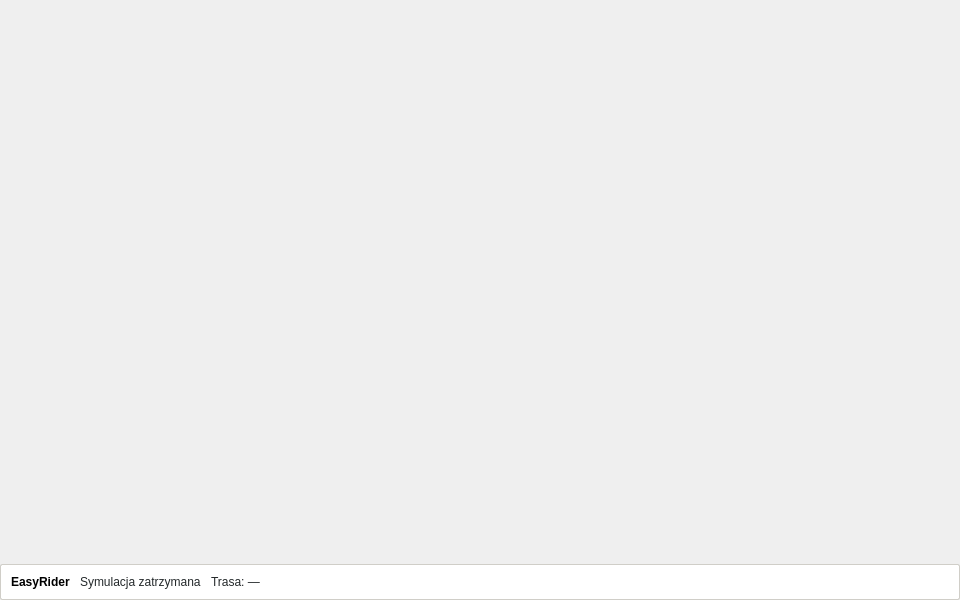
<?xml version='1.0' encoding='utf-8'?>
<ui version="4.0">
 <class>MainWindow</class>
 <widget class="QMainWindow" name="MainWindow">
  <widget class="QWidget" name="centralwidget">
   <layout class="QVBoxLayout" name="rootLayout" stretch="1,0">
    <property name="spacing">
     <number>0</number>
    </property>
    <property name="leftMargin">
     <number>0</number>
    </property>
    <property name="topMargin">
     <number>0</number>
    </property>
    <property name="rightMargin">
     <number>0</number>
    </property>
    <property name="bottomMargin">
     <number>0</number>
    </property>
    <item>
     <layout class="QHBoxLayout" name="mainContentLayout" stretch="1,0">
      <property name="spacing">
       <number>0</number>
      </property>
      <property name="leftMargin">
       <number>0</number>
      </property>
      <property name="topMargin">
       <number>0</number>
      </property>
      <property name="rightMargin">
       <number>0</number>
      </property>
      <property name="bottomMargin">
       <number>0</number>
      </property>
      <item>
       <widget class="SimulationView" name="view" native="true">
        <property name="sizePolicy">
         <sizepolicy hsizetype="Expanding" vsizetype="Expanding">
          <horstretch>1</horstretch>
          <verstretch>1</verstretch>
         </sizepolicy>
        </property>
        <property name="minimumSize">
         <size>
          <width>400</width>
          <height>300</height>
         </size>
        </property>
       </widget>
      </item>
      <item>
       <widget class="SideMenu" name="sideMenu" native="true" />
      </item>
     </layout>
    </item>
    <item>
     <widget class="QFrame" name="infoBar">
      <property name="minimumSize">
       <size>
        <width>0</width>
        <height>36</height>
       </size>
      </property>
      <property name="maximumSize">
       <size>
        <width>16777215</width>
        <height>36</height>
       </size>
      </property>
      <layout class="QHBoxLayout" name="infoBarLayout">
       <property name="spacing">
        <number>10</number>
       </property>
       <property name="leftMargin">
        <number>10</number>
       </property>
       <property name="topMargin">
        <number>4</number>
       </property>
       <property name="rightMargin">
        <number>10</number>
       </property>
       <property name="bottomMargin">
        <number>4</number>
       </property>
       <item>
        <widget class="QLabel" name="hintLabel">
         <property name="text">
          <string>EasyRider</string>
         </property>
         <property name="styleSheet">
          <string>font-weight:600;</string>
         </property>
        </widget>
       </item>
       <item>
        <widget class="QLabel" name="labelSimStatus">
         <property name="text">
          <string>Symulacja zatrzymana</string>
         </property>
         <property name="styleSheet">
          <string>color:#24292B; background:transparent;</string>
         </property>
        </widget>
       </item>
       <item>
        <widget class="QLabel" name="labelRouteStatus">
         <property name="text">
          <string>Trasa: —</string>
         </property>
         <property name="styleSheet">
          <string>color:#24292B; background:transparent;</string>
         </property>
        </widget>
       </item>
       <item>
        <spacer name="infoBarSpacer">
         <property name="orientation">
          <enum>Qt::Horizontal</enum>
         </property>
         <property name="sizeHint" stdset="0">
          <size>
           <width>40</width>
           <height>20</height>
          </size>
         </property>
        </spacer>
       </item>
       <item>
        <widget class="QLabel" name="statsLabel">
         <property name="styleSheet">
          <string>color:#24292B; background:transparent;</string>
         </property>
         <property name="text">
          <string />
         </property>
        </widget>
       </item>
      </layout>
      <property name="styleSheet">
       <string>QFrame#infoBar { background:#FFFFFF; border:1px solid #D0CEC8; border-radius:2px; }</string>
      </property>
     </widget>
    </item>
   </layout>
  </widget>
  <property name="minimumSize">
   <size>
    <width>960</width>
    <height>600</height>
   </size>
  </property>
  <property name="windowTitle">
   <string>EasyRider — Symulacja ruchu</string>
  </property>
 </widget>
 <customwidgets>
  <customwidget>
   <class>SimulationView</class>
   <extends>QWidget</extends>
   <header>gui/SimulationView.h</header>
   <container>1</container>
  </customwidget>
  <customwidget>
   <class>SideMenu</class>
   <extends>QWidget</extends>
   <header>gui/SideMenu.h</header>
  </customwidget>
 </customwidgets>
 <resources />
 <connections />
</ui>
